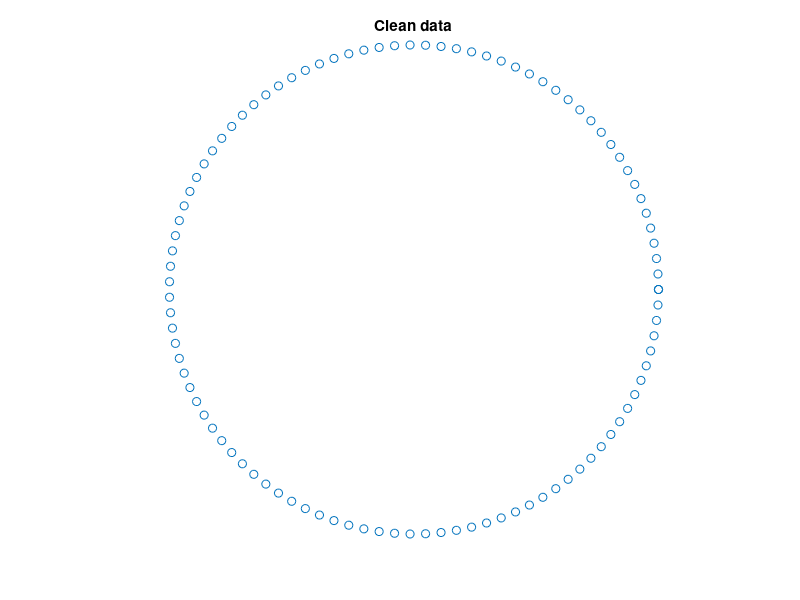

The MATLAB source for this figure: (Note: this script raises an error after producing the figure.)
% this script demonstrates the use of RanSaC to robustly fit a single
% instance of a circle to noisy data.
% Inshights on MSAC are presented and also on LO-RANSAC 
% .\\°//.\\°//.\\°//.\\°//.\\°//.\\°//.\\°//.\\°//.\\°//.\\°//.\\°//.\\°//.
%
% Image Analysis and Computer Vision
% Politecnico di Milano
%
% Luca Magri
% for comments and suggestions please send an email to luca.magri@polimi.it
%
% .\\°//.\\°//.\\°//.\\°//.\\°//.\\°//.\\°//.\\°//.\\°//.\\°//.\\°//.\\°//.
close all;
clear variables;
addpath("helper/model_spec/")
%% create data

% let's create some points on a cirlce
num_inliers = 100;
rho = 2; % radius of the circle
theta = linspace(0,2*pi, num_inliers);
X = [rho*cos(theta); rho*sin(theta)];

figure;
scatter(X(1,:),X(2,:));
axis off;
axis equal;
title('Clean data');
%% add noise
% now let's add some noise
sigma = 0.1;
X = X+sigma*rand(size(X));
% evaluate the gt model on the noisy inliers
model_gt = fit_circle(X);



figure;
hold all;
scatter(X(1,:),X(2,:));
drawCircle(model_gt(1),model_gt(2),model_gt(3),'g');
axis off;
axis equal;
title('Noisy data')
%% add outliers
% now let's add some outlier: uniform points in a bounding box
num_outliers = 2*num_inliers;

% define a bounding box around the data
minx = 2*min(X(1,:));
maxx = max(X(1,:));
miny = min(X(2,:));
maxy = max(X(2,:));
 
Y = [(maxx -minx).*rand(1,num_outliers) + minx; (maxy-miny)*rand(1,num_outliers) + miny];
X = [X,Y];

figure;
hold all;
scatter(X(1,:),X(2,:));
drawCircle(model_gt(1),model_gt(2),model_gt(3),'r');
axis off;
axis equal;
title('Data corrupted with outliers')
%% perform RANSAC to estimate a circle

do_show = 1; % to plot intermediate iterations
do_msac = 0;


modelfit = @fit_circle;
modeldist = @dist_circle;
p = 3;        % cardinality of the minimum sample set

n = size(X,2); % Number of points
alpha = 0.99;  % Desired probability of success = extracting a pure mss
f = 0.1 ;      % Pessimistic estimate of inliers fraction

t = 0.05;  % Inlier threhshold

MaxIterations = 10000; % Max number of iterations
MinIterations = 1000;  % Min number of iterations
maxcost = -Inf;
mincost = Inf;

i = 0;
while  i < max(ceil(log(1-alpha)/log(1-f^p)), MinIterations)
    % Generate p random indicies in the range 1..n
    mss = randsample(n, p);
    % Fit model to this minimal sample set.
    model = modelfit(X(:,mss));

    % Evaluate distances between points and model
    sqres = modeldist(model, X).^2;
    inliers = sqres < (t^2);


    % compute score
    if(do_msac)
          % Compute MSAc score
        cost = (sum(sqres(inliers)) + (n -sum(inliers)) * t^2);
    else
          % Compute RANSAC score
         cost = sum(inliers);
    end
   

    if (cost > maxcost) %(cost < mincost) %(cost > maxcost) %
        %mincost = cost;
        maxcost = cost;

        % PRO-TIP: LORANSAC- re-estimate the model on the inliers
        % to improove the efficiency
        model = modelfit(X(:,inliers));
        sqres = modeldist(model, X).^2;
        inliers = sqres < (t^2);
        
        bestinliers = inliers;
        bestmodel = model;

        %PRO-TIP Update the estimate of inliers fraction
        f = sum(bestinliers)/n;

        if(do_show)
            figure(99)
            clf;
            hold all;
            displayAnularBand(X,model, t,[0,0,1]); % inlier band
            drawCircle( model(1),model(2),model(3)); % model parameters
            scatter(X(1,:),X(2,:),'k.');
            scatter(X(1,inliers),X(2,inliers),'c.');
            plot(X(1,mss),X(2,mss),'b+','MarkerSize',20,'LineWidth',2); % mss
            axis equal;
            title(["iter: ", num2str(i)," cost:", num2str(maxcost)]);
            xlim([minx-0.1,maxx+0.1])
            ylim([miny-0.1,maxy+0.1])
            axis off;
            pause
        end
    end
    i = i + 1;
    if (i > MaxIterations)
        break;
    end
end




%% Visualize the solution

figure
hold all;
%displayAnularBand(X,bestmodel, t,[0,0,1]);
drawCircle( bestmodel(1),bestmodel(2),bestmodel(3),'b');
drawCircle( model_gt(1),model_gt(2),model_gt(3),'r');

scatter(X(1,:),X(2,:),'k.');
title(['Number of iterations ', num2str(i)]);
legend('estimated model', 'gt model');
axis equal;

%% compare the solution with respect to the ground truth
sqres_gt = modeldist(model_gt, X).^2;
inliers_gt = sqres < (t^2);
cost_gt = sum(inliers_gt)
maxcost
